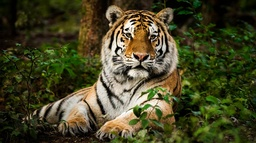
#> input picture imagenes/tigre.jpg, 256 x 143 px, shrunk from 1200 x 672 before the run, found by its file name
$ python transformaciones_aritmeticas.py
#> lines starting #> are read from the running program, lines starting #| are printed output that depends on the picture
"""
Hecho por: Valeria Castañon
Fecha: 11 - marzo - 2023
Nombre: transformaciones_aritmeticas.ipynb

Programa que aplica las transformaciones aritmeticas de
- Suma
- Resta
- Multiplicacion
- Division
- Gamma
- Inversa
- Ecualizacion
a una imagen RGB y posteriormente muestra su histograma

"""

from PIL import Image
import numpy as np
import matplotlib.pyplot as plt

#imagen 320x240

img = Image.open("tigre.jpg")  #lee la imagen
#> img is the input picture: PIL image 256x143 RGB; mean R, G, B 69.4, 68.1, 38.3
matriz = np.array(img)  #convierte la imagen en un arreglo
filas,columnas,dimensiones = matriz.shape # filas, columnas y dimensiones de la matriz
#> filas = 143; columnas = 256; dimensiones = 3

plt.imshow(img)  #muestra la imagen original

#separa la imagen en sus 3 colores rgb
r, g, b = img.split()
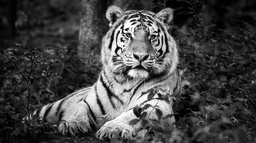
#> r: PIL image 256x143 L; min 0, max 255, mean 69.4
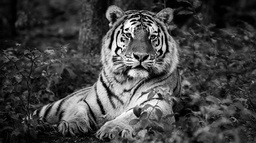
#> g: PIL image 256x143 L; min 0, max 255, mean 68.1
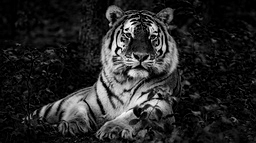
#> b: PIL image 256x143 L; min 0, max 253, mean 38.3

#obtiene la matriz de colores
matriz_rojo = np.array(r)
matriz_verde = np.array(g)
matriz_azul = np.array(b)

#guarda las imagenes en cada espectro rgb
#r.save("canal_rojo.png")
#g.save("canal_verde.png")
#b.save("canal_azul.png")

# ------------------------ HISTOGRAMA DE IMAGEN ---------------------------
def histograma(matriz, filas, columnas):
    hist = [0]*256  # llena de 0 las 256 posiciones del arreglo
    for k in range(256):  # recorre los 256 niveles de gris
        cont = 0
        for i in range(0,filas):  # dimensiones de x de la imagen
            for j in range(0,columnas):  # dimensiones en y de la imagen
                if(matriz[i][j] == k):   # compara si en alguna de las coordenadas es igual al valor de gris
                    cont = cont + 1   # suma 1 al contador si es verdadero
        hist[k] = cont   # asigna ese valor al vector del histograma
    return hist  # retorna el histograma

# ------------------------ PLOTEO DE LOS HISTOGRAMAS ---------------------------
def ploteo(matriz_rojo,matriz_verde,matriz_azul, filas, columnas):
    #guarda los vectores del histograma correspondientes a cada canal
    rojo = histograma(matriz_rojo, filas, columnas)
    verde = histograma(matriz_verde, filas, columnas)
    azul = histograma(matriz_azul, filas, columnas)

    #une los 3 canales
    plt.plot(rojo, color='red')
    plt.plot(verde, color='green')
    plt.plot(azul, color='blue')

    plt.show()  #imprime la grafica resultante

# ------------------------ TRANSFORMACION DE SUMA ---------------------------
def suma(matriz,filas, columnas,val):
    #val es la cantidad a sumar
    suma = np.zeros((filas, columnas))  # llena de 0 la matriz del tamaño de la imagen

    for x in range(0,filas):  # eje x -> filas
        for y in range(0,columnas):  # eje y -> columnas
            suma[x,y] = matriz[x,y] + val  # hace el proceso de suma

            if(suma[x,y] > 255):
                suma[x,y] = 255
            elif(suma[x,y] < 0):
                suma[x,y] = 0
    return suma

# ------------------------ TRANSFORMACION DE RESTA ---------------------------
# [69 lines left out: functions resta, multiplicacion, division, gamma, inversa, not called in this run]


# ------------------------ MENU DE OPCIONES ---------------------------
def menu(matriz_rojo, matriz_verde, matriz_azul, filas, columnas, dimensiones):
    print("""MENU:
           [1.] Suma
           [2.] Resta
           [3.] Multiplicacion
           [4.] Division
           [5.] Gamma
           [6.] Inversa
           [7.] Ecualizacion""")
    opc = int(input("Elige una opcion: "))  #permite al usuario elegir la opcion a realizar

    if opc==1:  # suma
        val = int(input("Cantidad a sumar: "))

        # pruebas para la suma - matrices
        prueba_rojo = suma(matriz_rojo, filas, columnas, val)
        prueba_verde = suma(matriz_verde, filas, columnas, val)
        prueba_azul = suma(matriz_azul, filas, columnas, val)

        # histograma de la imagen modificada
        ploteo(prueba_rojo,prueba_verde,prueba_azul, filas, columnas)

        # matriz que contiene la nueva imagen
        union_imgs = np.zeros((filas,columnas,dimensiones), dtype=np.uint8)

        # Asigna valores a cada canal de color
        union_imgs[:,:,0] = prueba_rojo  # valores de rojo
        union_imgs[:,:,1] = prueba_verde  # valores de verde
        union_imgs[:,:,2] = prueba_azul  # valores de azul

        # Crea una imagen RGB desde la matriz tridimensional
        imagen_rgb = Image.fromarray(union_imgs)

        # Guarda la imagen en un archivo
        imagen_rgb.save("suma.png")
        print("Imagen lista")
        plt.imshow(imagen_rgb)

    elif opc==2:  # resta
        val = int(input("Cantidad a restar: "))
        # pruebas para la suma - matrices
        prueba_rojo = resta(matriz0, f0, c0, val)
        prueba_verde = resta(matriz1, f1, c1, val)
        prueba_azul = resta(matriz2, f2, c2, val)

        # histograma de las imagenes
        hist_rojo = histograma(m0_tam, prueba_rojo)
        hist_verde = histograma(m1_tam, prueba_verde)
        hist_azul = histograma(m2_tam, prueba_azul)

        imagen_nueva = np.zeros((f,c,3), dtype=np.uint8)
        # Asigna valores a cada canal de color
        imagen_nueva[:,:,0] = prueba_rojo  # valores de rojo
        imagen_nueva[:,:,1] = prueba_verde  # valores de verde
        imagen_nueva[:,:,2] = prueba_azul  # valores de azul

        # Crea una imagen RGB desde la matriz tridimensional
        imagen_rgb = Image.fromarray(imagen_nueva)

        # Guarda la imagen en un archivo
        imagen_rgb.save("resta.png")
        print("Imagen lista")

        #guarda los vectores del histograma correspondientes a cada canal
        rojo = histograma(m0_tam,matriz0)
        verde = histograma(m1_tam,matriz1)
        azul = histograma(m2_tam,matriz2)

        #une los 3 canales
        plt.plot(rojo, color='red')
        plt.plot(verde, color='green')
        plt.plot(azul, color='blue')

        plt.show()  #imprime la grafica resultante

        plt.imshow(imagen_rgb)
        #ploteo(m0_tam,m1_tam,m2_tam,prueba_rojo,prueba_verde,prueba_azul)

    elif opc==3:  # multiplicacion
        val = int(input("Cantidad a multiplicar: "))
        # pruebas para la suma - matrices
        prueba_rojo = multiplicacion(matriz0, f0, c0, val)
        prueba_verde = multiplicacion(matriz1, f1, c1, val)
        prueba_azul = multiplicacion(matriz2, f2, c2, val)

        # histograma de las imagenes
        hist_rojo = histograma(m0_tam, prueba_rojo)
        hist_verde = histograma(m1_tam, prueba_verde)
        hist_azul = histograma(m2_tam, prueba_azul)

        imagen_nueva = np.zeros((f,c,3), dtype=np.uint8)
        # Asigna valores a cada canal de color
        imagen_nueva[:,:,0] = prueba_rojo  # valores de rojo
        imagen_nueva[:,:,1] = prueba_verde  # valores de verde
        imagen_nueva[:,:,2] = prueba_azul  # valores de azul

        # Crea una imagen RGB desde la matriz tridimensional
        imagen_rgb = Image.fromarray(imagen_nueva)

        # Guarda la imagen en un archivo
        imagen_rgb.save("multiplicacion.png")
        print("Imagen lista")

        #guarda los vectores del histograma correspondientes a cada canal
        rojo = histograma(m0_tam,matriz0)
        verde = histograma(m1_tam,matriz1)
        azul = histograma(m2_tam,matriz2)

        #une los 3 canales
        plt.plot(rojo, color='red')
        plt.plot(verde, color='green')
        plt.plot(azul, color='blue')

        plt.show()  #imprime la grafica resultante
        plt.imshow(imagen_rgb)

        #ploteo(m0_tam,m1_tam,m2_tam,prueba_rojo,prueba_verde,prueba_azul)

    elif opc==4:  # division
        val = int(input("Cantidad a dividir: "))
        # pruebas para la suma - matrices
        prueba_rojo = division(matriz0, f0, c0, val)
        prueba_verde = division(matriz1, f1, c1, val)
        prueba_azul = division(matriz2, f2, c2, val)

        # histograma de las imagenes
        hist_rojo = histograma(m0_tam, prueba_rojo)
        hist_verde = histograma(m1_tam, prueba_verde)
        hist_azul = histograma(m2_tam, prueba_azul)

        imagen_nueva = np.zeros((f,c,3), dtype=np.uint8)
        # Asigna valores a cada canal de color
        imagen_nueva[:,:,0] = prueba_rojo  # valores de rojo
        imagen_nueva[:,:,1] = prueba_verde  # valores de verde
        imagen_nueva[:,:,2] = prueba_azul  # valores de azul

        # Crea una imagen RGB desde la matriz tridimensional
        imagen_rgb = Image.fromarray(imagen_nueva)

        # Guarda la imagen en un archivo
        imagen_rgb.save("division.png")
        print("Imagen lista")

        #guarda los vectores del histograma correspondientes a cada canal
        rojo = histograma(m0_tam,matriz0)
        verde = histograma(m1_tam,matriz1)
        azul = histograma(m2_tam,matriz2)

        #une los 3 canales
        plt.plot(rojo, color='red')
        plt.plot(verde, color='green')
        plt.plot(azul, color='blue')

        plt.show()  #imprime la grafica resultante
        plt.imshow(imagen_rgb)
        #ploteo(m0_tam,m1_tam,m2_tam,prueba_rojo,prueba_verde,prueba_azul)

    elif opc==5:  # Gamma
        val = int(input("Cantidad a sumar: "))
        # pruebas para la suma - matrices
        prueba_rojo = gamma(matriz0, f0, c0, val)
        prueba_verde = gamma(matriz1, f1, c1, val)
        prueba_azul = gamma(matriz2, f2, c2, val)

        # histograma de las imagenes
        hist_rojo = histograma(m0_tam, prueba_rojo)
        hist_verde = histograma(m1_tam, prueba_verde)
        hist_azul = histograma(m2_tam, prueba_azul)

        imagen_nueva = np.zeros((f,c,3), dtype=np.uint8)
        # Asigna valores a cada canal de color
        imagen_nueva[:,:,0] = prueba_rojo  # valores de rojo
        imagen_nueva[:,:,1] = prueba_verde  # valores de verde
        imagen_nueva[:,:,2] = prueba_azul  # valores de azul

        # Crea una imagen RGB desde la matriz tridimensional
        imagen_rgb = Image.fromarray(imagen_nueva)

        # Guarda la imagen en un archivo
        imagen_rgb.save("gamma.png")
        print("Imagen lista")

        #guarda los vectores del histograma correspondientes a cada canal
        rojo = histograma(m0_tam,matriz0)
        verde = histograma(m1_tam,matriz1)
        azul = histograma(m2_tam,matriz2)

        #une los 3 canales
        plt.plot(rojo, color='red')
        plt.plot(verde, color='green')
        plt.plot(azul, color='blue')

        plt.show()  #imprime la grafica resultante
        plt.imshow(imagen_rgb)
        #ploteo(m0_tam,m1_tam,m2_tam,prueba_rojo,prueba_verde,prueba_azul)
    elif opc==6:  # Inversa
        # pruebas para la suma - matrices
        prueba_rojo = inversa(matriz0, f0, c0)
        prueba_verde = inversa(matriz1, f1, c1)
        prueba_azul = inversa(matriz2, f2, c2)

        # histograma de las imagenes
        hist_rojo = histograma(m0_tam, prueba_rojo)
        hist_verde = histograma(m1_tam, prueba_verde)
        hist_azul = histograma(m2_tam, prueba_azul)

        imagen_nueva = np.zeros((f,c,3), dtype=np.uint8)
        # Asigna valores a cada canal de color
        imagen_nueva[:,:,0] = prueba_rojo  # valores de rojo
        imagen_nueva[:,:,1] = prueba_verde  # valores de verde
        imagen_nueva[:,:,2] = prueba_azul  # valores de azul

        # Crea una imagen RGB desde la matriz tridimensional
        imagen_rgb = Image.fromarray(imagen_nueva)

        # Guarda la imagen en un archivo
        imagen_rgb.save("inversa.png")
        print("Imagen lista")

        #guarda los vectores del histograma correspondientes a cada canal
        rojo = histograma(m0_tam,matriz0)
        verde = histograma(m1_tam,matriz1)
        azul = histograma(m2_tam,matriz2)

        #une los 3 canales
        plt.plot(rojo, color='red')
        plt.plot(verde, color='green')
        plt.plot(azul, color='blue')

        plt.show()  #imprime la grafica resultante
        plt.imshow(imagen_rgb)
        #ploteo(m0_tam,m1_tam,m2_tam,prueba_rojo,prueba_verde,prueba_azul)
    elif opc==6:  # Ecualizacion
        print("Ecualizacion")
    else:
        print("Error. Opcion no valida")

    #return opc  #retorna la opcion elegida

menu(matriz_rojo,matriz_verde,matriz_azul, filas, columnas, dimensiones)
#> the answer given: 1
#> the answer given: 3
#> in ploteo, `rojo = histograma(matriz_rojo, filas, columnas)`: rojo = 256 values, max 513 at index 29, min 0 at index 0, mean 143
#> in ploteo, `verde = histograma(matriz_verde, filas, columnas)`: verde = 256 values, max 419 at index 37, min 0 at index 0, mean 143
#> in ploteo, `azul = histograma(matriz_azul, filas, columnas)`: azul = 256 values, max 6259 at index 3, min 0 at index 0, mean 143
#> in ploteo, `plt.show()`:
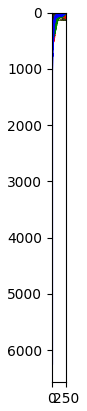
#> figure drawn by matplotlib, 1 panel
#> in menu, `union_imgs[:,:,0] = prueba_rojo`:
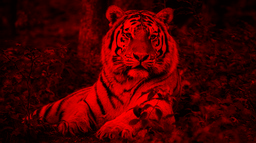
#> union_imgs: shape (143, 256, 3); mean of channels 0, 1, 2 72.4, 0, 0; drawn as R, G, B
#> in menu, `union_imgs[:,:,1] = prueba_verde`:
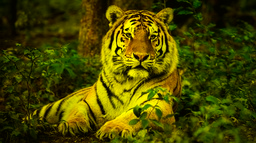
#> union_imgs: shape (143, 256, 3); mean of channels 0, 1, 2 72.4, 71.1, 0; drawn as R, G, B
ploteo(matriz_rojo,matriz_verde,matriz_azul, filas, columnas)
#> (the run stopped early here; a loop or call above may not have finished)
